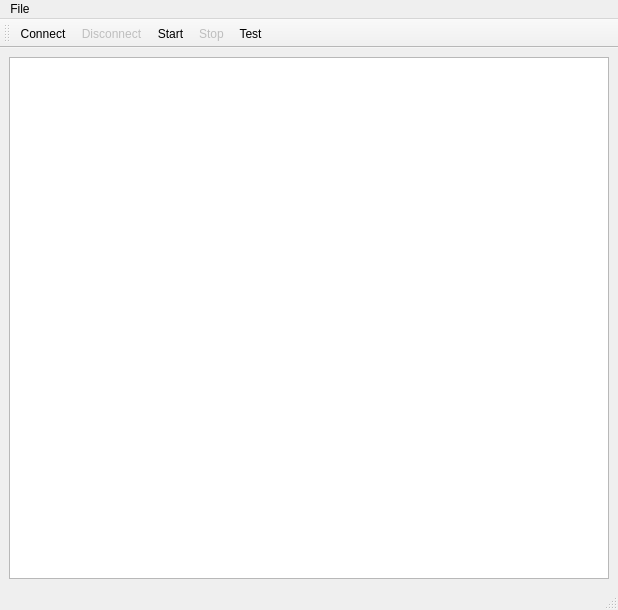
<?xml version="1.0" encoding="UTF-8"?>
<ui version="4.0">
 <class>main_window</class>
 <widget class="QMainWindow" name="main_window">
  <property name="geometry">
   <rect>
    <x>0</x>
    <y>0</y>
    <width>618</width>
    <height>610</height>
   </rect>
  </property>
  <property name="windowTitle">
   <string>WFS Application</string>
  </property>
  <widget class="QWidget" name="central_widget">
   <layout class="QGridLayout" name="grid_central">
    <item row="0" column="0">
     <widget class="QTextBrowser" name="text_browser"/>
    </item>
   </layout>
  </widget>
  <widget class="QMenuBar" name="menubar">
   <property name="geometry">
    <rect>
     <x>0</x>
     <y>0</y>
     <width>618</width>
     <height>21</height>
    </rect>
   </property>
   <widget class="QMenu" name="menu_file">
    <property name="title">
     <string>File</string>
    </property>
    <addaction name="action_connect"/>
    <addaction name="action_disconnect"/>
    <addaction name="separator"/>
    <addaction name="action_settings"/>
    <addaction name="action_debug"/>
    <addaction name="separator"/>
    <addaction name="action_quit"/>
   </widget>
   <addaction name="menu_file"/>
  </widget>
  <widget class="QStatusBar" name="statusbar"/>
  <widget class="QToolBar" name="toolbar">
   <property name="windowTitle">
    <string>toolBar</string>
   </property>
   <attribute name="toolBarArea">
    <enum>TopToolBarArea</enum>
   </attribute>
   <attribute name="toolBarBreak">
    <bool>false</bool>
   </attribute>
   <addaction name="action_connect"/>
   <addaction name="action_disconnect"/>
   <addaction name="action_start"/>
   <addaction name="action_stop"/>
   <addaction name="action_test"/>
  </widget>
  <action name="action_quit">
   <property name="text">
    <string>&amp;Quit</string>
   </property>
  </action>
  <action name="action_settings">
   <property name="text">
    <string>&amp;Settings</string>
   </property>
   <property name="shortcut">
    <string>Ctrl+Alt+S</string>
   </property>
  </action>
  <action name="action_connect">
   <property name="text">
    <string>&amp;Connect</string>
   </property>
   <property name="toolTip">
    <string>Connect to the WFS</string>
   </property>
   <property name="shortcut">
    <string>F1</string>
   </property>
  </action>
  <action name="action_disconnect">
   <property name="enabled">
    <bool>false</bool>
   </property>
   <property name="text">
    <string>&amp;Disconnect</string>
   </property>
   <property name="toolTip">
    <string>Disconnect from the WFS</string>
   </property>
   <property name="shortcut">
    <string>F2</string>
   </property>
  </action>
  <action name="action_stop">
   <property name="enabled">
    <bool>false</bool>
   </property>
   <property name="text">
    <string>Stop</string>
   </property>
   <property name="toolTip">
    <string>Stop updating the WFS</string>
   </property>
   <property name="shortcut">
    <string>Shift+F2</string>
   </property>
  </action>
  <action name="action_start">
   <property name="text">
    <string>Start</string>
   </property>
   <property name="toolTip">
    <string>Start updating the WFS</string>
   </property>
   <property name="shortcut">
    <string>Shift+F1</string>
   </property>
  </action>
  <action name="action_debug">
   <property name="text">
    <string>Debug</string>
   </property>
   <property name="toolTip">
    <string>Debug command window</string>
   </property>
  </action>
  <action name="action_test">
   <property name="text">
    <string>Test</string>
   </property>
   <property name="toolTip">
    <string>Test Function</string>
   </property>
  </action>
 </widget>
 <resources/>
 <connections/>
</ui>
